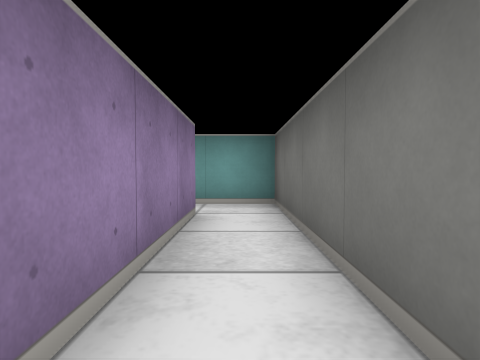
[1] (above)

13 first-person views from a walk through a cub3D ray-caster map. The camera is about half as high as the walls, tilts 2° down and sees 75° across. The floor is counted in squares. Each view is taken from the middle of a square. On the plan, view 1 faces up. The plan holds only what a view shows up to about 9 squares ahead; the rest is blank.

[2]
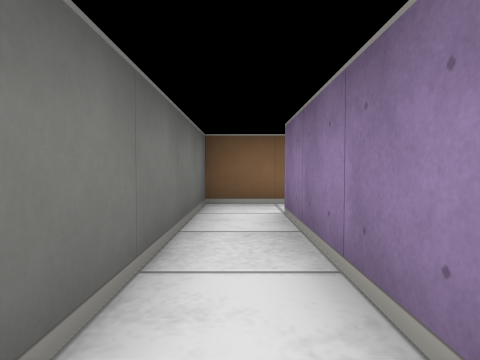

[3]
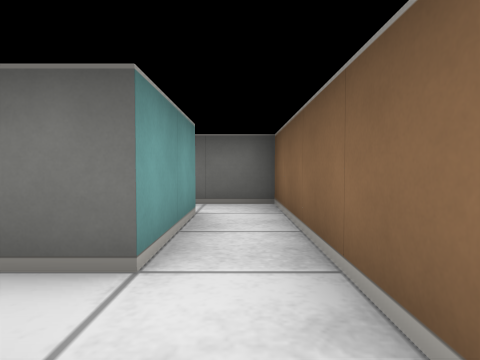

[4]
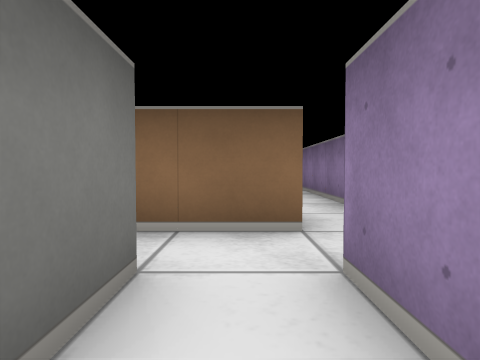

[5]
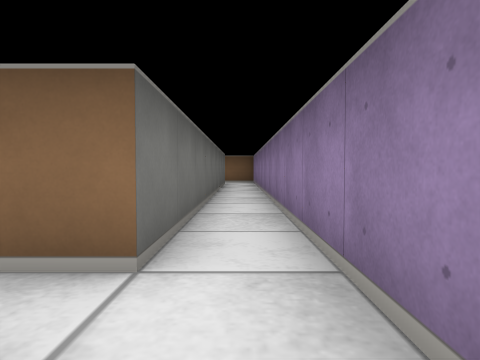

[6]
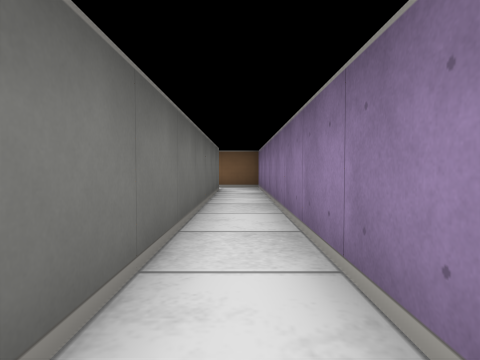

[7]
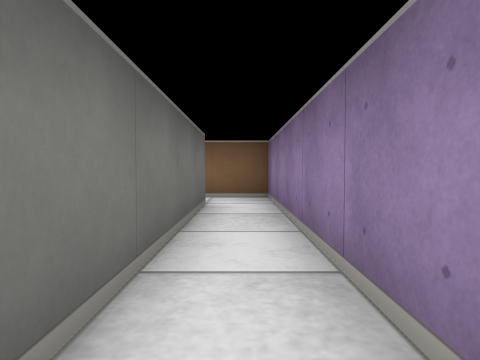

[8]
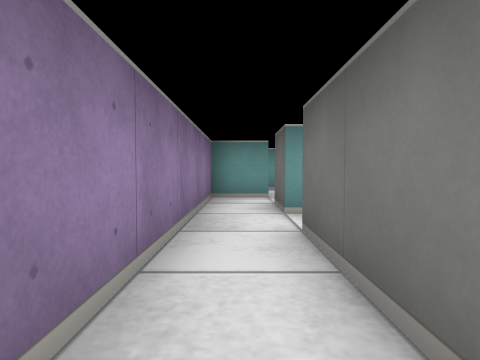

[9]
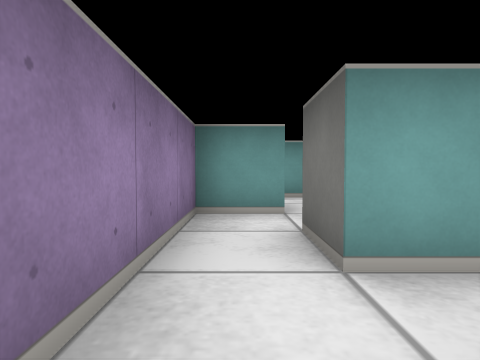

[10]
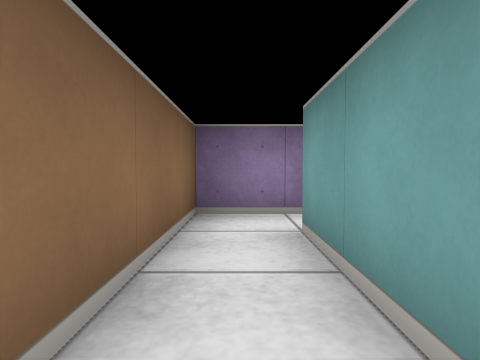

[11]
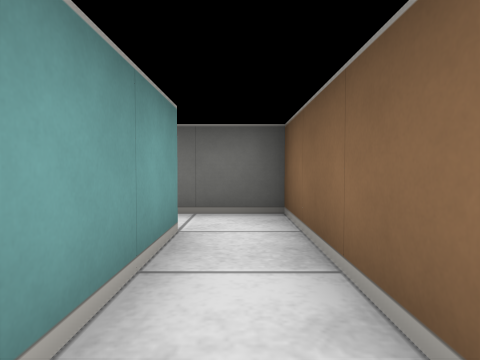

[12]
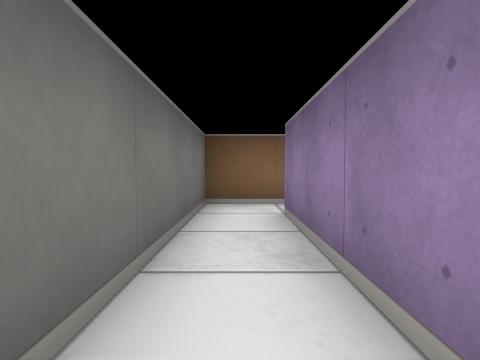

[13]
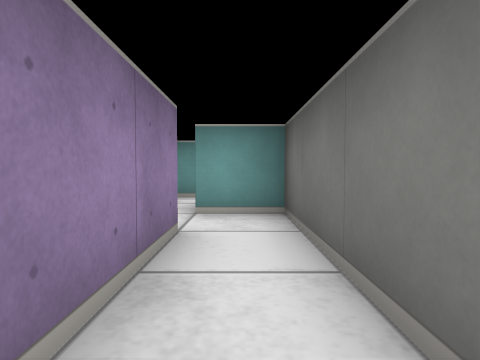

### Floor plan
Points are (right, up) in squares from view 1. A wall is a line through its corners. A room is listed if a view was taken in it or the views show most of it. See-through windows are left out.
Room 1 (views 1, 2)
walls: (-0.5, 3.5) (-0.5, 0.5) (-2.5, 0.5); (-2.5, -0.5) (0.5, -0.5) (0.5, 4.5) (-0.8, 4.5)
ways out: opening at (-1.5, 0) to room 2; opening at (-1, 4)
Room 2 (views 3, 5)
walls: (-3.5, 0.5) (-4.5, 0.5) (-4.5, -1.5); (-3.5, -1.5) (-3.5, -0.5) (-2.5, -0.5)
ways out: opening at (-1.5, 0) to room 1; opening at (-3, 1) to room 3; opening at (-4, -1) to room 4
Room 3 (view 4)
walls: (-2.9, 2.5) (-3.4, 2.5); (-3.5, 1.4) (-3.5, 0.5); (-2.5, 0.5) (-2.5, 1.4)
ways out: opening at (-3, 1) to room 2
Room 4 (views 6, 7, 8, 9, 11)
walls: (-1.5, -11.5) (-3.5, -11.5) (-3.5, -2.5) (-2.8, -2.5); (-4.5, -1.5) (-4.5, -12.5) (-1.5, -12.5); (-2.8, -1.5) (-3.5, -1.5)
ways out: opening at (-4, -1) to room 2; opening at (-2.5, -12) to room 5; opening at (-3, -2)
Room 5 (views 10, 12, 13)
walls: (-1.5, -8.5) (-1.5, -11.5); (-1.5, -12.5) (-0.5, -12.5) (-0.5, -7.5) (-1.5, -7.5)
ways out: opening at (-2.5, -12) to room 4

Positions as (right, up) in squares from view 1, and headings:
1: (0, 0), facing up
2: (0, 4), facing down
3: (-4, 0), facing right
4: (-3, 2), facing down
5: (-4, -1), facing down
6: (-4, -4), facing down
7: (-4, -7), facing down
8: (-4, -5), facing up
9: (-4, -3), facing up
10: (-1, -12), facing left
11: (-4, -12), facing right
12: (-1, -8), facing down
13: (-1, -11), facing up
